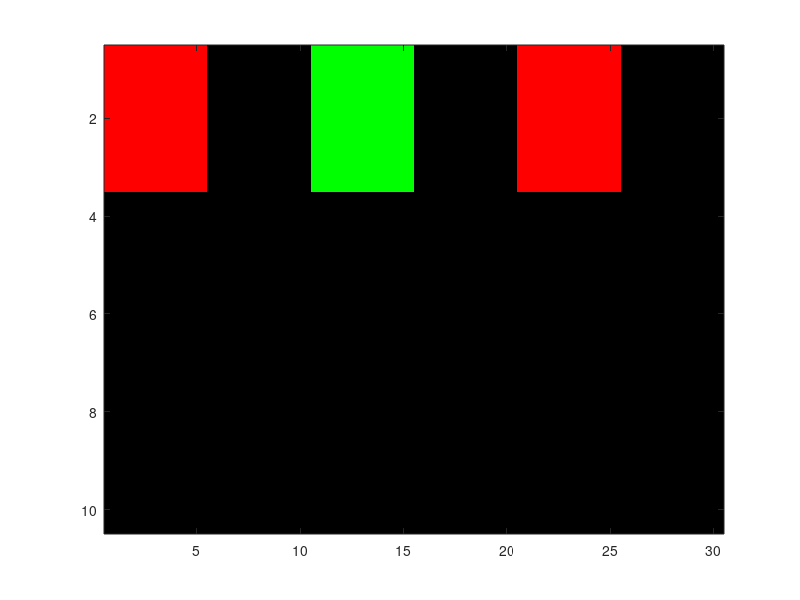

MATLAB code to generate this figure:
clc
clear all
close all

imgNum = 100;
channels = 3;
numRows = 10;
numCols = 10;

fullStruct = zeros(numRows, numCols, channels, imgNum, imgNum);

sliceIm = fullStruct(:,:,:,1,1);

size(sliceIm)

% sliceIm(y, x, chan)
sliceIm(1:3, 1:5, 1) = 255;
sliceIm(1:3, 1:5, 2) = 0;
sliceIm(1:3, 1:5, 3) = 0;
figure(1)
image(sliceIm)

slice2 = sliceIm;
slice2(1:3, 1:5, 1) = 0;
slice2(1:3, 1:5, 2) = 255;
slice3 = sliceIm;

mainFig = cat(2, sliceIm, slice2);
mainFig = cat(2, mainFig, slice3);
image(mainFig)
% figure(2)
% montage(repmat(sliceIm,[1 1 1 4]));

for iter = 1:imgNum
	for jter = 1:imgNum
		% iter
		% jter
		fullStruct(1:3, 1:5, :, iter, jter) = 255;
		if jter == imgNum && iter == imgNum
			fullStruct(1:3, 1:5, 1, iter, jter) = 100;
			fullStruct(1:3, 1:5, 2, iter, jter) = 0;
			fullStruct(1:3, 1:5, 3, iter, jter) = 0;
		end

	end
end

% figure(3)
% bleh = montage(fullStruct, 'DisplayRange', [1 1000])
% size(fullStruct)


